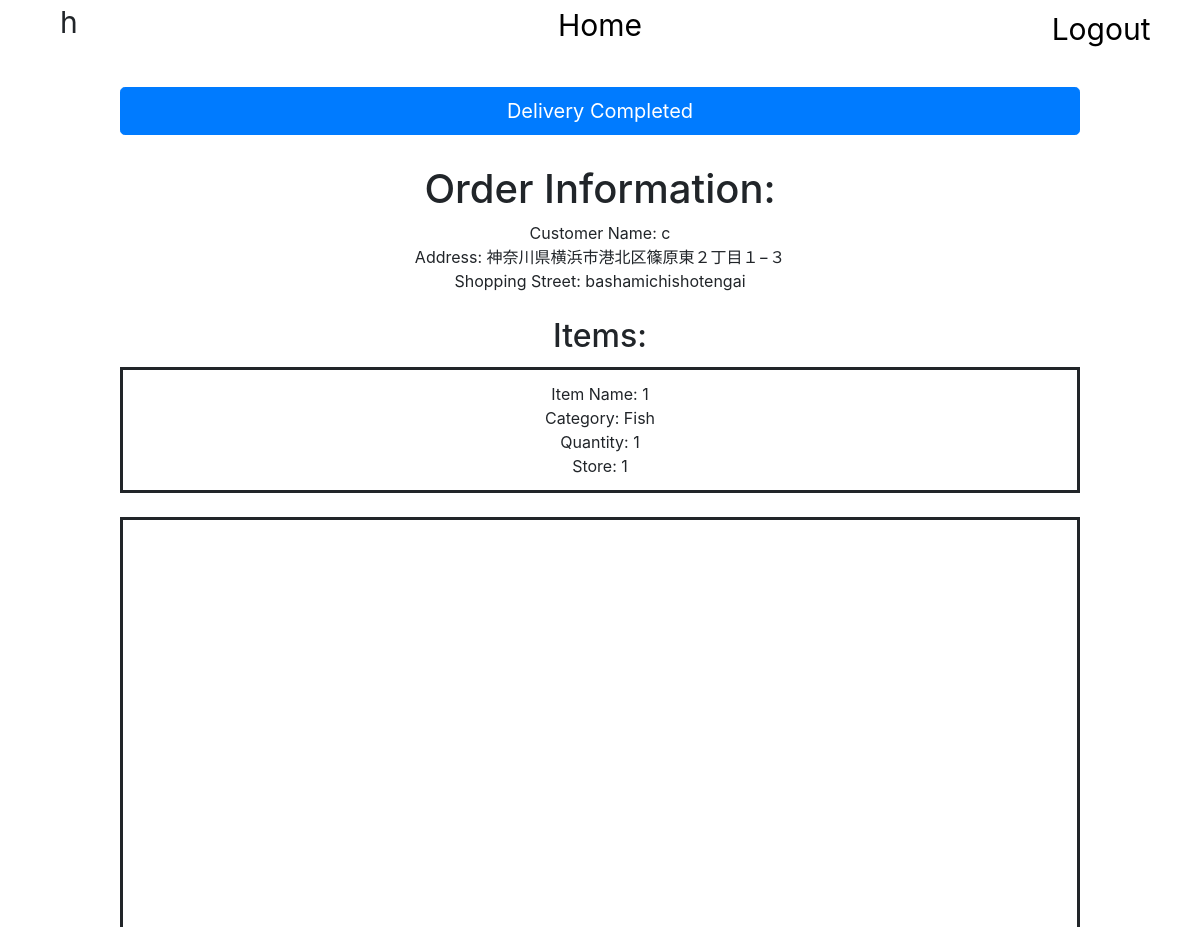
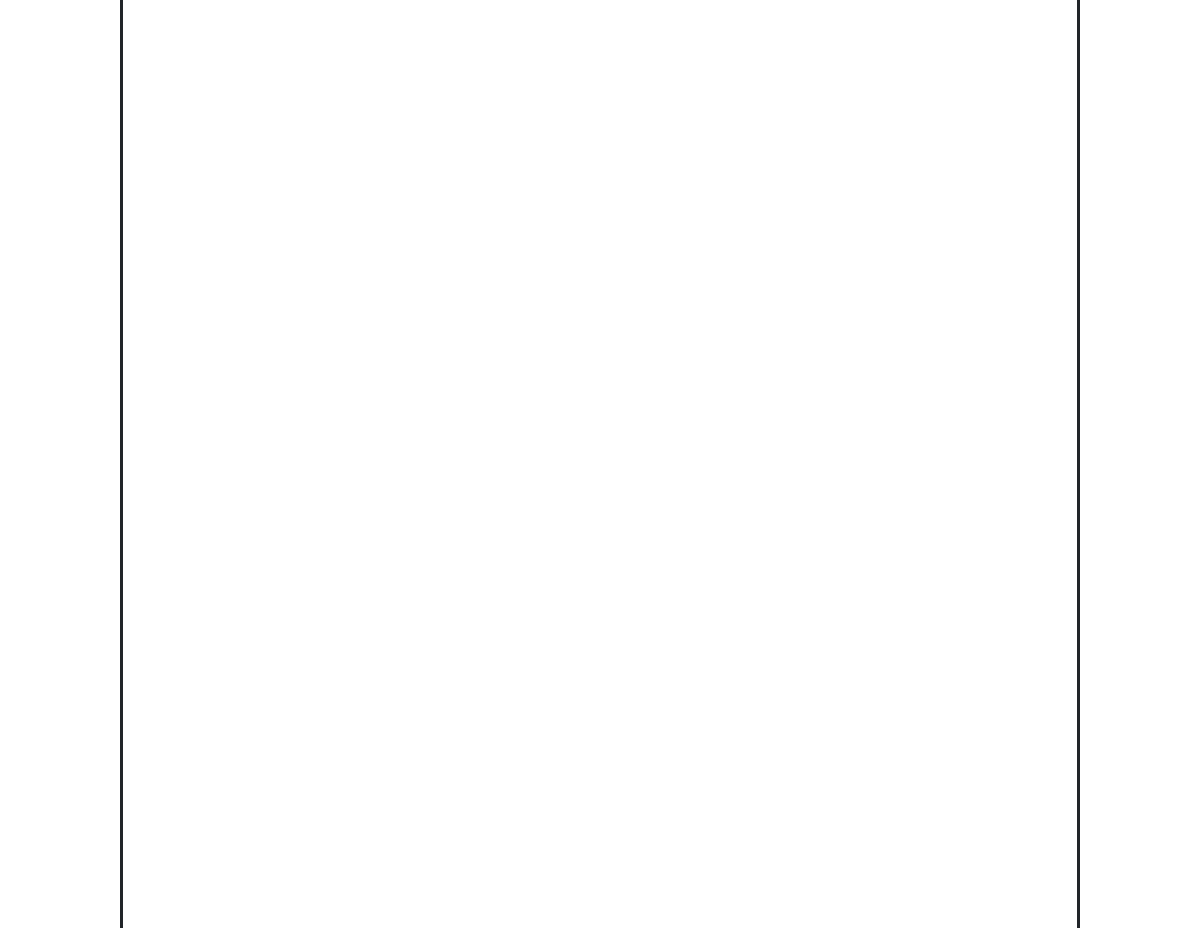
Page /helper_delivery/1 (signed in) on the committed database (2 pictures, top to bottom).
### yocalshops/models.py (models this page shows, shortened)
class Customer(models.Model):
    user = models.OneToOneField(User, null=True, on_delete=models.CASCADE)
    name = models.CharField(max_length=100, null=True)
    address = models.CharField(max_length=100, null=True)
    shoppingstreet = models.ForeignKey(
        ShoppingStreet, null=True, on_delete=models.SET_NULL)
    STATUS = (
        ("Pending", "Pending"),
        ("On The way", "On The Way")
    )
    status = models.CharField(max_length=200, null=True, choices=STATUS)
    helper = models.ForeignKey(
        Helper, null=True, on_delete=models.SET_NULL)

class ShoppingStreet(models.Model):
    name = models.CharField(max_length=200, null=True)
    ward = models.CharField(max_length=200, null=True)
    town = models.CharField(max_length=200, null=True)
    latitude = models.FloatField()
    longitude = models.FloatField()
    def __str__(self):
        return str(self.name)

class Item(models.Model):
    name = models.CharField(max_length=200, null=True)
    CATEGORY = (
        ("Meat", "Meat"),
        ("Fish", "Fish"),
        ("Vegetable", "Vegetable"),
        ("Fruits", "Fruits"),
        ("Others", "Others")
    )
    category = models.CharField(max_length=200, null=True, choices=CATEGORY)
    quantity = models.IntegerField(null=True)
    store = models.CharField(max_length=200, null=True)
    customer = models.ForeignKey(
        Customer, null=True, on_delete=models.CASCADE)
    def __str__(self):
        return str(self.name)

### yocalshops/views.py (the view, shortened to what this page needs)
# urls.py: path("helper_delivery/<int:c_id>",
def helper_delivery(request, c_id):
    if c_id != 0:
        customer = Customer.objects.get(id=c_id)
        helper = Helper.objects.get(name=request.user.username)
        customer.helper = helper
        customer.status = "On The Way"
        customer.save()
        shoppingstreet = customer.shoppingstreet
        items = Item.objects.filter(customer=customer)
        context = {"customer": customer,
                   "items": items, "c_id": c_id, "shoppingstreet": shoppingstreet}
    else:
        context = {"c_id": c_id}
    return render(request, "yocalshops/helper_delivery.html", context)

### yocalshops/templates/yocalshops/helper_delivery.html (shortened to what this page needs)
<!DOCTYPE html>
<html lang="en">
    <head>
        <link rel="stylesheet" href="https://maxcdn.bootstrapcdn.com/bootstrap/4.0.0/css/bootstrap.min.css">
    </head>
    <body style = "background: white">
    <div class="top">
        {{ request.user }}
    </div>
    <a  class="btn btn-lg btn-block" href="{% url 'helper_home' %}" style = "text-align: center; font-size: 30px; transform: translateY(-10%);" role="button">Home</a>
    <div class="logout">
        <a href="{% url 'logout' %}" style="float: right; font-size: 30px; transform: translateY(-125%)translateX(-50%); ">Logout</a>
    </div>
    {% if c_id == 0 %}
        <p style="position:absolute; width: 100%; font-size: 50px; top:50%; left: 50%; transform: translateX(-30%) translateY(-50%);">You Have Not Accepted Any Order Yet!</p>
    {% else %}
    <form method="POST" action="" class="button">
        <input type="submit" value="Delivery Completed" class="btn btn-primary btn-lg btn-block">
    </form>
    <div class="order">
        <h1 class="orderhead">Order Information:</h1>
        Customer Name: {{customer.name}}
        <br>
        Address: {{customer.address}}
        <br>
        Shopping Street: {{customer.shoppingstreet}}
    </div>
    <div class="items">
        <h2 class="itemhead">Items:</h2>
        {% for name in items %}
        <div class="item">
            Item Name: {{name}}
            <br>
            Category: {{name.category}}
            <br>
            Quantity: {{name.quantity}}
            <br>
            Store: {{name.store}}
        </div>
        {% endfor %}
    </div>
    <div id="map"></div>
    {% endif %}
    </body>
</html>

### yocalshops/templates/yocalshops/helper_delivery.html (style rules this page uses)
.top { font-size: 30px; position: absolute; top:0; left: 5%; float: left; }
.logout { text-align: right; font-size: 30px; }
a:link { color: black; background-color: transparent; text-decoration: none; }
* { margin: auto; }
#map { position: absolute; height: 80%; width: 80%; margin:auto; margin-top:2%; margin-left:10%; border-style: solid; }
.order { text-align:center; margin-top:2.5% }
.items { text-align:center; margin-top:2% }
.item { padding:1%; width:80%; margin:auto; margin-top:1%; border: solid; }
.button { text-align:center; width:80%; margin-top:2%; }

### rows in the picture
Customer: name "c", address "神奈川県横浜市港北区篠原東２丁目１−３", shoppingstreet "bashamichishotengai"
Item: name "1", category "Fish", quantity "1", store "1"

### other values in the picture
{{ request.user }} "h"
